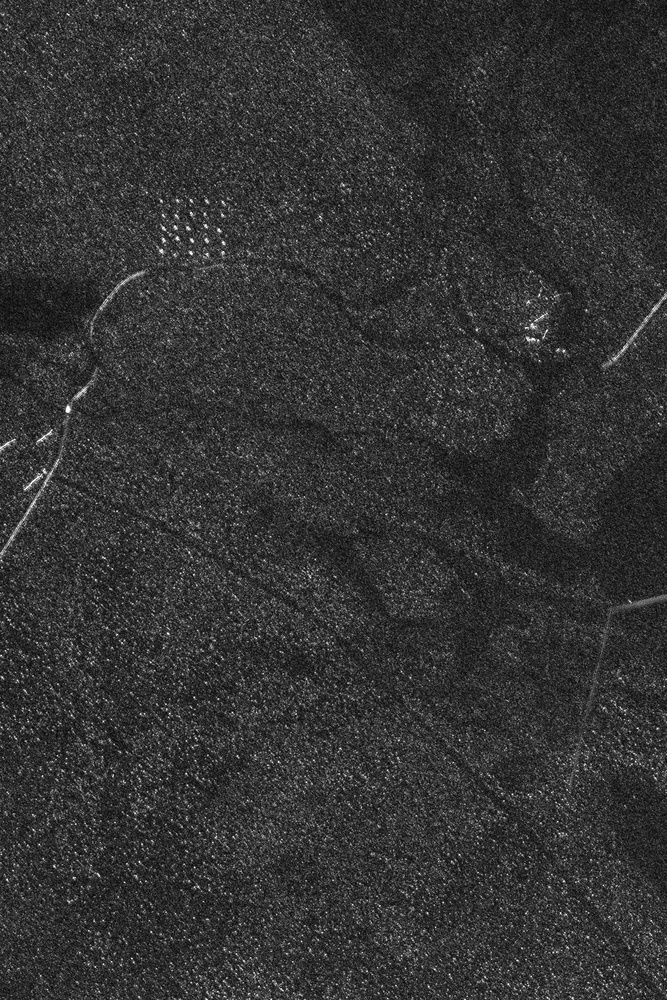
#> input picture img/v02_2_1_1.a.Fbp.RFcorr.Geo.Magn.jpg, 667 x 1000 px, shrunk from 2000 x 3000 before the run, found by its file name; its folder holds only this picture in this run
$ python '1. processamento.py'
#> lines starting #> are read from the running program, lines starting #| are printed output that depends on the picture
import os
import time
import numpy as np
import matplotlib.pyplot as plt
from PIL import Image
import zipfile

"""

Este código realiza um pipeline completo de processamento de imagens.
Ele foi desenvolvido para ler imagens de uma pasta, pré-processá-las e
gerar saídas prontas para serem utilizadas em treinamentos de modelos,
análises ou compressões.

✔️ FUNCIONALIDADES DO CÓDIGO:
1️⃣ **Contagem e listagem de imagens na pasta**
   ➤ Filtra apenas arquivos de imagem (formatos: png, jpg, jpeg, bmp).

2️⃣ **Verificação dos tamanhos das imagens**
   ➤ Identifica se as imagens possuem tamanhos diferentes.

3️⃣ **Padronização de formato**
   ➤ Converte todas as imagens da pasta para formato JPG em escala de cinza.

4️⃣ **Conversão para matrizes NumPy**
   ➤ Cada imagem é convertida em uma matriz, onde cada elemento representa a
      intensidade de cinza (valores de 0 a 255).

5️⃣ **Zero Padding**
   ➤ Adiciona uma borda de zeros nas imagens (tamanho configurável) para
      preservar as bordas durante operações de filtragem.

6️⃣ **Filtro de Média**
   ➤ Aplica uma máscara NxN para suavizar a imagem, reduzindo ruídos.
      A média da vizinhança de cada pixel substitui o valor do pixel central.

7️⃣ **Cálculo de estatísticas**
   ➤ Mede a média e o desvio padrão da imagem original e da suavizada.


8️⃣ **Exibição dos resultados**
   ➤ Mostra a imagem original, suavizada lado a lado.
   ➤ Mostra também o histograma de intensidades da imagem suavizada.

9️⃣ **Salvamento dos dados**
   ➤ As matrizes das imagens originais e suavizadas são salvas em arquivos `.npy`.
   ➤ Esses arquivos são compactados em `.zip` para fácil armazenamento e transporte.
   ➤ Após compactar, os arquivos `.npy` são apagados do diretório para não ocupar espaço extra.

⚙️ PARÂMETROS CONFIGURÁVEIS:
- `pasta_imagens` → caminho onde estão as imagens.
- `size_padding` → tamanho do zero padding aplicado nas bordas (ex.: 1, 2...).
- `filtro_size` → tamanho da máscara do filtro de média (ex.: 3x3, 5x5...).

"""
##################################
# Contar imagens na pasta
##################################
def contareler_imagens(pasta):
    formatos_validos = {"png", "jpg", "jpeg", "bmp"}
    imagens = [f for f in os.listdir(pasta) if f.split(".")[-1].lower() in formatos_validos]
    return len(imagens), imagens

'''
se
"gato.png"
"cachorro.JPG"
"documento.pdf"
"letra.txt"
"pato.jpeg"

retorna:
quantidade de imagens (nesse caso seriam 3) e imagens:
["gato.png", "cachorro.JPG", "pato.jpeg"]

'''
##################################
# Obter tamanho das imagens
##################################
def obter_tamanho_imagens(pasta):
    _, imagens = contareler_imagens(pasta)
    tamanhos = set()

    for imagem in imagens:
        caminho = os.path.join(pasta, imagem)
        with Image.open(caminho) as img:
            tamanhos.add(img.size)  # (largura, altura)

    return tamanhos

'''
path.join:
pasta = "C:/imagens"
imagem = "gato.jpg"
caminho = os.path.join(pasta, imagem)  # Resultado: "C:/imagens/gato.jpg"
'''

'''
se:
foto1.png	(28, 28)
foto2.png	(64, 64)
foto3.png	(28, 28)
foto4.png	(128, 128)
retorna:
{(28, 28), (64, 64), (128, 128)}
'''
##################################
# Padronizar formatos para JPG
##################################
def padronizar_formatos(pasta):
    _, imagens = contareler_imagens(pasta)
    formatos = set()

    for imagem in imagens:
        caminho = os.path.join(pasta, imagem)
        with Image.open(caminho) as img:
#> img is the input picture: PIL image 667x1000 L; min 0, max 255, mean 52
            formatos.add(img.format.lower())

    if len(formatos) > 1:
        for imagem in imagens:
            caminho = os.path.join(pasta, imagem)
            with Image.open(caminho) as img:
                novo_caminho = os.path.splitext(caminho)[0] + ".jpg"
                img.convert("L").save(novo_caminho, "JPEG")
                os.remove(caminho)


##################################
# Converter imagens para matrizes de intensidade
##################################
def converter_para_matriz(pasta):
    _, imagens = contareler_imagens(pasta)
    matrizes = []

    for imagem in imagens:
        caminho = os.path.join(pasta, imagem)
        with Image.open(caminho) as img:
            matriz = np.array(img, dtype=np.uint8) # transforma os pixels da imagem em uma matriz de números inteiros (entre 0 e 255)
            matrizes.append(matriz)

    return matrizes # escala de cinza

'''
np.array(img) → converte a imagem para uma matriz.
dtype=np.uint8 → define que os valores vão de 0 a 255.

Retorna a lista matrizes, que contém todas as imagens convertidas em matrizes NumPy
'''
##################################
# Obter tamanho de uma matriz
##################################
def obter_tamanho_matriz(matriz):
    linhas, colunas = matriz.shape
    return linhas, colunas, linhas * colunas

'''
verificar se tamanho da matriz é = ao da imagem
'''
##################################
# Adicionar zero padding
##################################
def zero_padding(matrizes, size):
    return [np.pad(matriz, pad_width=size, mode='constant', constant_values=0) for matriz in matrizes]

'''
[[1, 2, 3],
 [4, 5, 6],
 [7, 8, 9]]

 size = 1
 [[0, 0, 0, 0, 0],
 [0, 1, 2, 3, 0],
 [0, 4, 5, 6, 0],
 [0, 7, 8, 9, 0],
 [0, 0, 0, 0, 0]]
'''

##################################
# Aplicar filtro de média NxN
##################################
def filtro_media(matrizes, filtro_size):
    pad = filtro_size // 2
    suavizadas = []

    for matriz in matrizes:
        altura, largura = matriz.shape
        nova_matriz = np.copy(matriz)

        # Percorre apenas os pixels que NÃO são do padding
        for i in range(pad, altura - pad):
            for j in range(pad, largura - pad):
                # Extrai a região NxN ao redor do pixel atual
                vizinhanca = matriz[i-pad:i+pad+1, j-pad:j+pad+1]
                media = np.sum(vizinhanca) / (filtro_size ** 2)     # Calcula a média
                nova_matriz[i, j] = int(media)                      # Atualiza o pixel

        suavizadas.append(nova_matriz.astype(np.uint8))

    return suavizadas


'''

size = 1
[[0, 0, 0, 0, 0],
[0, 1, 2, 3, 0],
[0, 4, 5, 6, 0],
[0, 7, 8, 9, 0],
[0, 0, 0, 0, 0]]

(1,1) (1,2) (1,3)
(2,1) (2,2) (2,3)
(3,1) (3,2) (3,3)

Centrado no matriz[1][1] = 1
[ [0, 0, 0],
  [0, 1, 2],
  [0, 4, 5] ]
Soma: 0+0+0+0+1+2+0+4+5 = 12, média = 12 / 9 = 1.33 arredonda p/ 1
Resumo p/ exemplo:
(0,0) (0,1) (0,2) (0,3) (0,4)
(1,0)  ✔️    ✔️    ✔️   (1,4)
(2,0)  ✔️    ✔️    ✔️   (2,4)
(3,0)  ✔️    ✔️    ✔️   (3,4)
(4,0) (4,1) (4,2) (4,3) (4,4)
'''


##################################
# Exibir imagens
##################################
def exibir_imagens(originais, suavizadas):
    fig, axes = plt.subplots(1, 2, figsize=(18, 5))
    titulos = ["Original", "Suavizada"]
    imagens = [originais, suavizadas]

    for ax, img, titulo in zip(axes, imagens, titulos):
        ax.imshow(img, cmap='gray')
        ax.set_title(titulo)
        ax.axis('off')

    plt.tight_layout()
    plt.show()


##################################
# histograma
##################################
def exibir_histograma(matriz, titulo='Histograma de Intensidade'):
    plt.figure(figsize=(6, 4))
    plt.hist(matriz.ravel(), bins=50, color='gray', edgecolor='black')
    plt.title(titulo)
    plt.xlabel('Valor de Intensidade')
    plt.ylabel('Frequência')
    plt.grid(True, linestyle='--', alpha=0.5)
    plt.tight_layout()
    plt.show()

##################################
# Calcular desvio padrão do histograma (intensidade)
##################################
def calcular_desvio_padrao(matriz):
    return np.std(matriz)

##################################
# Salvar matrizes em .npy
##################################
def salvar_matrizes(nome_arquivo, matrizes):
    np.save(nome_arquivo, np.array(matrizes))
    print(f"Matrizes salvas em {nome_arquivo}")

##################################
# Compactar em zip
##################################
def compactar_npy(nome_arquivo_npy, nome_zip):
    with zipfile.ZipFile(nome_zip, 'w', zipfile.ZIP_DEFLATED) as zipf:
        zipf.write(nome_arquivo_npy)
    print(f"Arquivo compactado salvo como {nome_zip}")

##############################################
# CONFIGURAÇÕES INICIAIS (PARÂMETROS AJUSTÁVEIS)
##############################################
pasta_imagens = r"C:\\Users\\rafae\\Desktop\\perc-x-conv-rn\\img"  # Caminho da pasta com imagens
size_padding = 1             # ➤ Tamanho do zero padding (ex: 1, 2, ...)
filtro_size = 3              # ➤ Tamanho da máscara do filtro de média (ex: 3, 5, ...)

##############################################
# PROCESSAMENTO DAS IMAGENS
##############################################

# ⏱️ Início do temporizador
tempo_inicio = time.time()

# 📸 Contagem de imagens e padronização de formatos
quantidade, _ = contareler_imagens(pasta_imagens)
padronizar_formatos(pasta_imagens)

# 🔄 Conversão das imagens para matrizes
matrizes = converter_para_matriz(pasta_imagens)
#> matrizes = 1 item

# ➕ Aplicação de zero padding
padded_matrices = zero_padding(matrizes, size_padding)
#> padded_matrices = 1 item

# 🧹 Aplicação do filtro de média
matrizes_suavizadas = filtro_media(padded_matrices, filtro_size)
#> the loop in filtro_media, `for matriz in matrizes:` made 1 pass
#> (altura, largura) on pass 1: (1002, 669)
#> matrizes_suavizadas = 1 item

# 📐 Médias
media_original = np.mean(matrizes[0])
#> media_original = 51.96
media = np.mean(matrizes_suavizadas[0])
#> media = 51.17
# 📉 Cálculo do desvio padrão da imagem suavizada
desvio_padrao = calcular_desvio_padrao(matrizes_suavizadas[0])
#> desvio_padrao = 14.93
desvio_padrao_original = calcular_desvio_padrao(matrizes[0])
#> desvio_padrao_original = 25.03


# 📏 Obtenção e exibição dos tamanhos das matrizes (original e com padding)
tamanho_original = obter_tamanho_matriz(matrizes[0])
#> tamanho_original = (1000, 667, 667000)
tamanho_padded = obter_tamanho_matriz(padded_matrices[0])
#> tamanho_padded = (1002, 669, 670338)


# ⏱️ Fim do temporizador e cálculo do tempo total
tempo_fim = time.time()
tempo_total = tempo_fim - tempo_inicio

# 📋 Impressão de resultados
print(f"📂 Total de imagens: {quantidade}")

print(f"📐 Tamanho original da matriz: {tamanho_original[0]}x{tamanho_original[1]}")
#| 📐 Tamanho original da matriz: 1000x667
print(f"📐 Tamanho após zero padding: {tamanho_padded[0]}x{tamanho_padded[1]}")
#| 📐 Tamanho após zero padding: 1002x669

print(f"🎯 Desvio padrão da matriz original: {desvio_padrao_original:.2f}")
#| 🎯 Desvio padrão da matriz original: 25.03
print(f"🎯 Desvio padrão da matriz suavizada: {desvio_padrao:.2f}")
#| 🎯 Desvio padrão da matriz suavizada: 14.93

print(f"📊 Média da matriz original: {media_original:.2f}")
#| 📊 Média da matriz original: 51.96
print(f"📊 Média da matriz suavizada: {media:.2f}")
#| 📊 Média da matriz suavizada: 51.17


# 📊 Plot: histograma da matriz suavizada
exibir_histograma(matrizes_suavizadas[0])
#> in exibir_histograma, `plt.show()`:
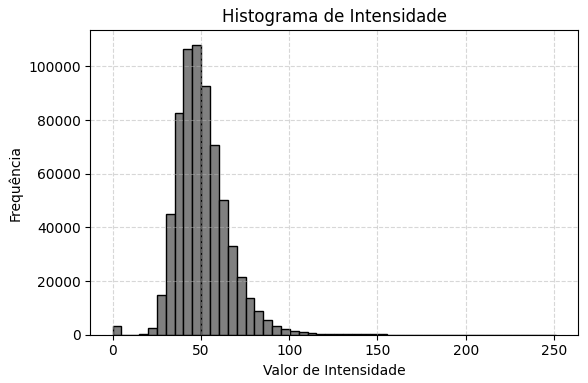
#> figure drawn by matplotlib, 1 panel; tallest bar 108029 high, from x = 45.18 to 50.2
# 📊 Plot: imagem original e suavizada
exibir_imagens(matrizes[0], matrizes_suavizadas[0])
#> the loop in exibir_imagens, `for ax, img, titulo in zip(axes, imagens, titulos):` made 2 passes
#> titulo on passes 1 to 2: 'Original', 'Suavizada'
#> in exibir_imagens, `plt.show()`:
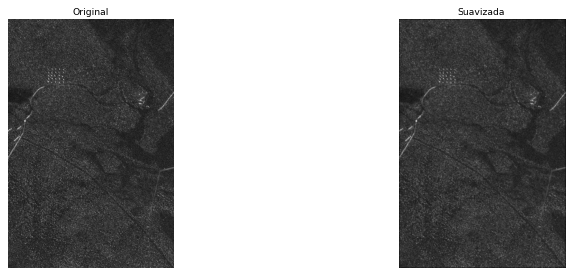
#> figure drawn by matplotlib, 2 panels

print(f"⏳ Tempo total de execução: {tempo_total:.2f} segundos")

# verificar formato de grupos de imagens
print(matrizes)
#> (printed output is left out)
print(np.array(matrizes_suavizadas).shape)
#| (1, 1002, 669)

# 💾 Salvamento das matrizes (lidas do zip) em arquivo .npy
npy_path_matrizes = "matrizes_tcc.npy"
zip_path_matrizes = "matrizes_tcc.zip"

salvar_matrizes(npy_path_matrizes, matrizes)
compactar_npy(npy_path_matrizes, zip_path_matrizes)
#> (the run stopped early here; a loop or call above may not have finished)

$ run again, on img/v02_2_5_1.a.Fbp.RFcorr.Geo.Magn.jpg
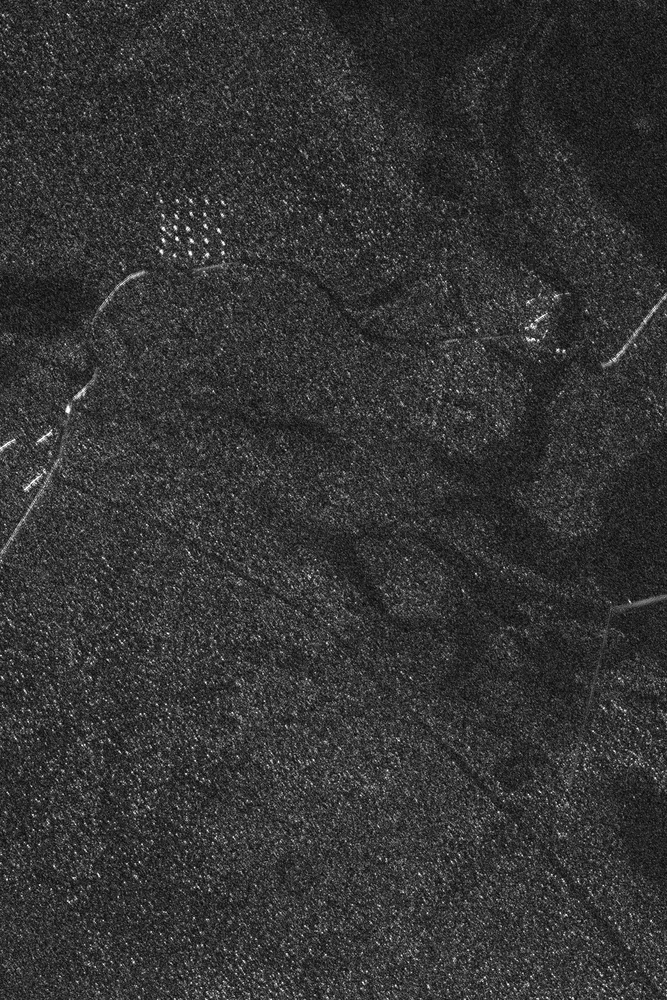
#> input picture img/v02_2_5_1.a.Fbp.RFcorr.Geo.Magn.jpg, 667 x 1000 px, shrunk from 2000 x 3000 before the run, found by its file name
#> in padronizar_formatos, img is the input picture: PIL image 667x1000 L; min 0, max 255, mean 52.3
#> matrizes = 1 item
#> the loop in filtro_media, `for matriz in matrizes:` made 1 pass
#> (altura, largura) on pass 1: (1002, 669)
#> media_original = 52.27
#> media = 51.48
#> desvio_padrao = 15.76
#> desvio_padrao_original = 25.5
#> tamanho_original = (1000, 667, 667000)
#> tamanho_padded = (1002, 669, 670338)
#| 📐 Tamanho original da matriz: 1000x667
#| 📐 Tamanho após zero padding: 1002x669
#| 🎯 Desvio padrão da matriz original: 25.50
#| 🎯 Desvio padrão da matriz suavizada: 15.76
#| 📊 Média da matriz original: 52.27
#| 📊 Média da matriz suavizada: 51.48
#> in exibir_histograma, `plt.show()`:
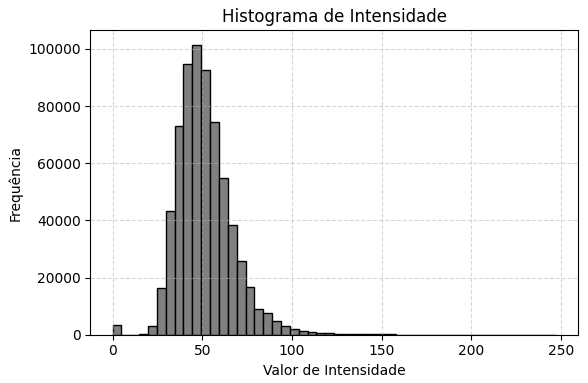
#> figure drawn by matplotlib, 1 panel; tallest bar 101426 high, from x = 44.46 to 49.4
#> the loop in exibir_imagens, `for ax, img, titulo in zip(axes, imagens, titulos):` made 2 passes
#> titulo on passes 1 to 2: 'Original', 'Suavizada'
#> (printed output is left out)
#| (1, 1002, 669)

$ run again, on img/v02_3_1_2.a.Fbp.RFcorr.Geo.Magn.jpg
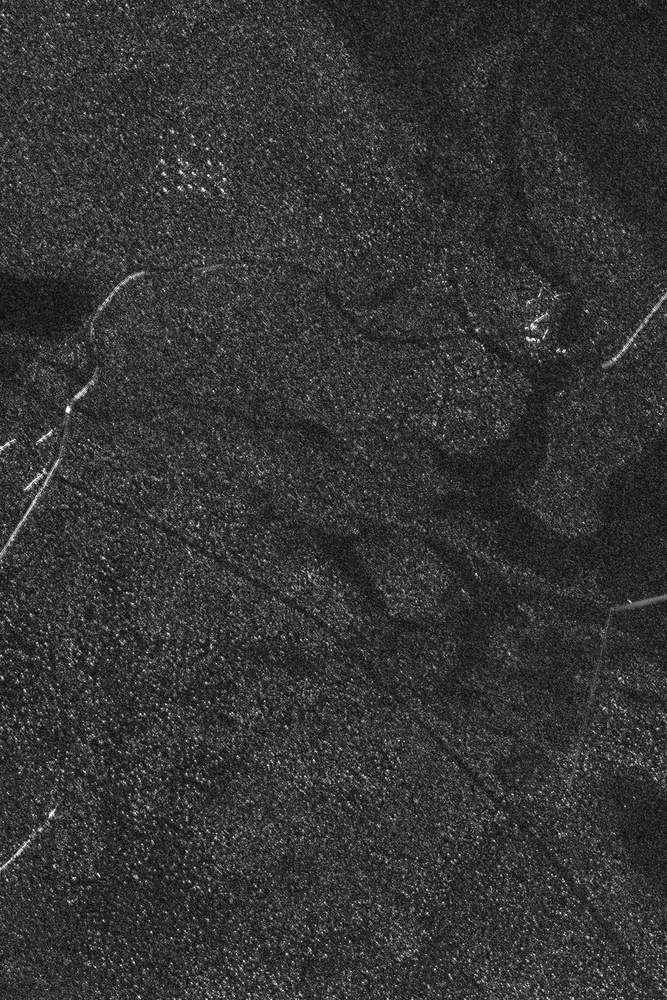
#> input picture img/v02_3_1_2.a.Fbp.RFcorr.Geo.Magn.jpg, 667 x 1000 px, shrunk from 2000 x 3000 before the run, found by its file name
#> in padronizar_formatos, img is the input picture: PIL image 667x1000 L; min 0, max 255, mean 53.1
#> matrizes = 1 item
#> the loop in filtro_media, `for matriz in matrizes:` made 1 pass
#> (altura, largura) on pass 1: (1002, 669)
#> media_original = 53.08
#> media = 52.28
#> desvio_padrao = 15.96
#> desvio_padrao_original = 26.03
#> tamanho_original = (1000, 667, 667000)
#> tamanho_padded = (1002, 669, 670338)
#| 📐 Tamanho original da matriz: 1000x667
#| 📐 Tamanho após zero padding: 1002x669
#| 🎯 Desvio padrão da matriz original: 26.03
#| 🎯 Desvio padrão da matriz suavizada: 15.96
#| 📊 Média da matriz original: 53.08
#| 📊 Média da matriz suavizada: 52.28
#> in exibir_histograma, `plt.show()`:
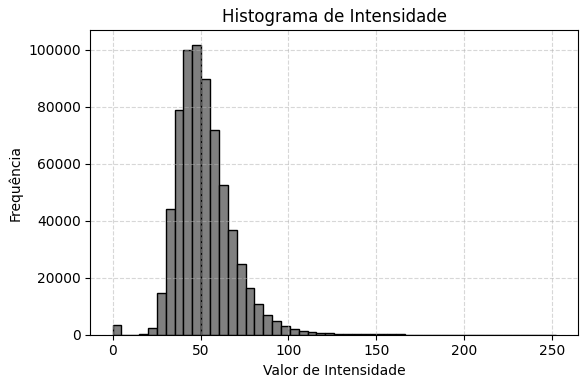
#> figure drawn by matplotlib, 1 panel; tallest bar 101667 high, from x = 45.36 to 50.4
#> the loop in exibir_imagens, `for ax, img, titulo in zip(axes, imagens, titulos):` made 2 passes
#> titulo on passes 1 to 2: 'Original', 'Suavizada'
#> (printed output is left out)
#| (1, 1002, 669)

$ run again, on img/v02_2_2_1.a.Fbp.RFcorr.Geo.Magn.jpg
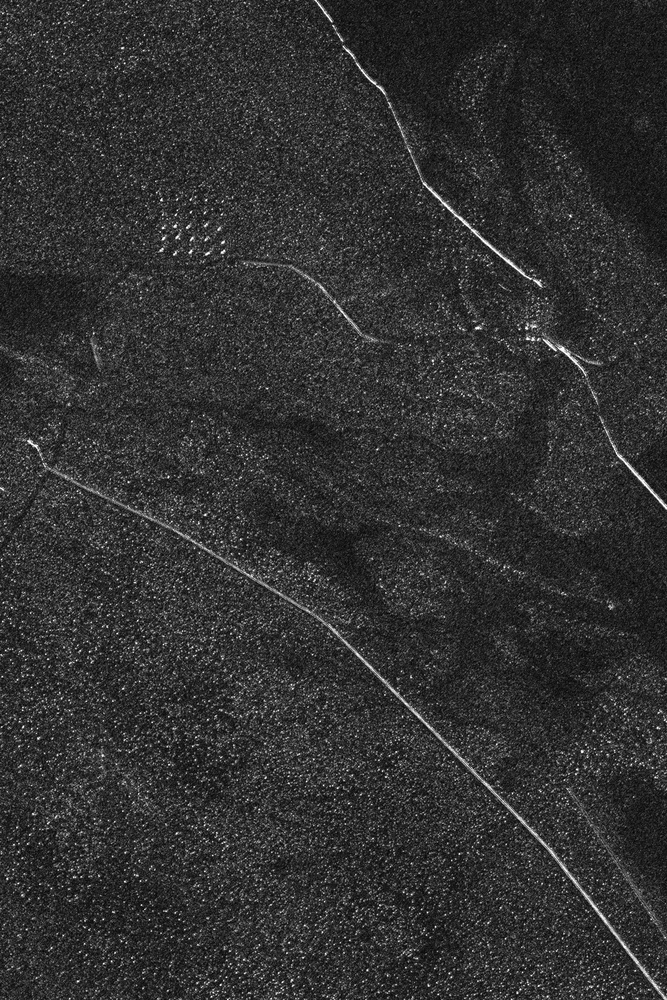
#> input picture img/v02_2_2_1.a.Fbp.RFcorr.Geo.Magn.jpg, 667 x 1000 px, shrunk from 2000 x 3000 before the run, found by its file name
#> in padronizar_formatos, img is the input picture: PIL image 667x1000 L; min 0, max 255, mean 49.3
#> matrizes = 1 item
#> the loop in filtro_media, `for matriz in matrizes:` made 1 pass
#> (altura, largura) on pass 1: (1002, 669)
#> media_original = 49.34
#> media = 48.58
#> desvio_padrao = 17.56
#> desvio_padrao_original = 27.88
#> tamanho_original = (1000, 667, 667000)
#> tamanho_padded = (1002, 669, 670338)
#| 📐 Tamanho original da matriz: 1000x667
#| 📐 Tamanho após zero padding: 1002x669
#| 🎯 Desvio padrão da matriz original: 27.88
#| 🎯 Desvio padrão da matriz suavizada: 17.56
#| 📊 Média da matriz original: 49.34
#| 📊 Média da matriz suavizada: 48.58
#> in exibir_histograma, `plt.show()`:
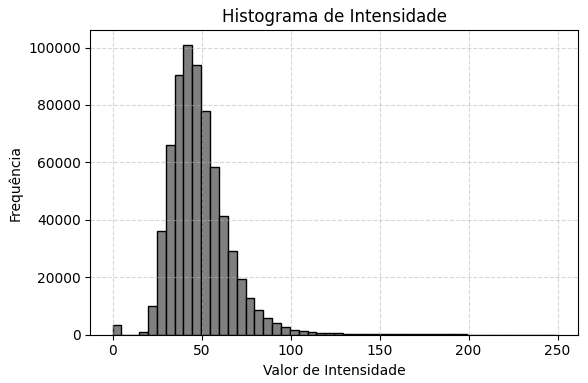
#> figure drawn by matplotlib, 1 panel; tallest bar 100950 high, from x = 39.84 to 44.82
#> the loop in exibir_imagens, `for ax, img, titulo in zip(axes, imagens, titulos):` made 2 passes
#> titulo on passes 1 to 2: 'Original', 'Suavizada'
#> in exibir_imagens, `plt.show()`:
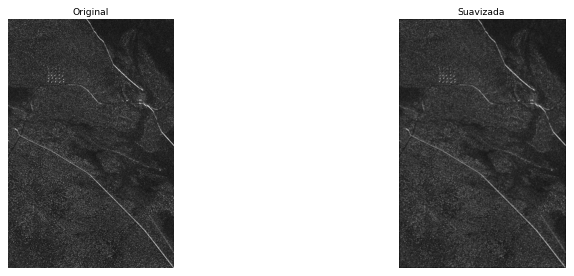
#> figure drawn by matplotlib, 2 panels
#> (printed output is left out)
#| (1, 1002, 669)
